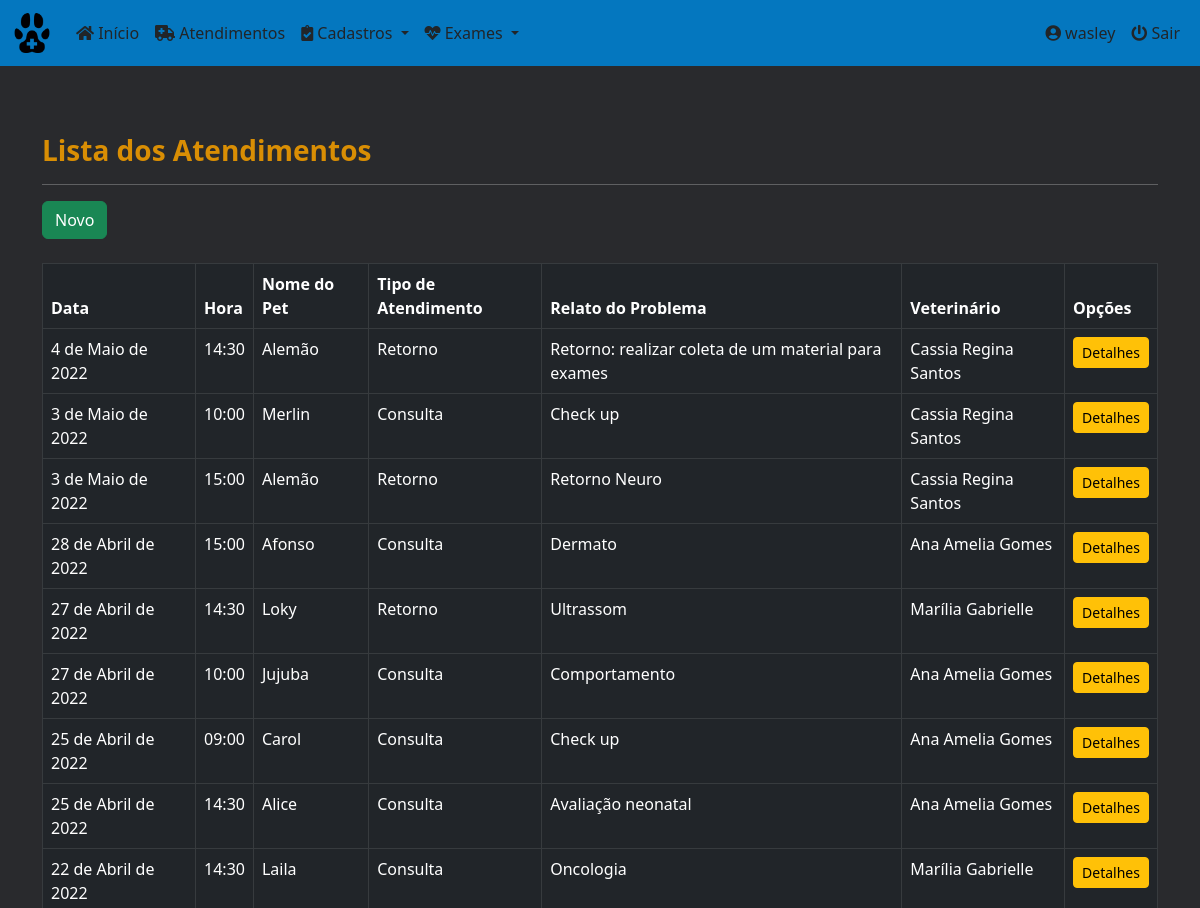
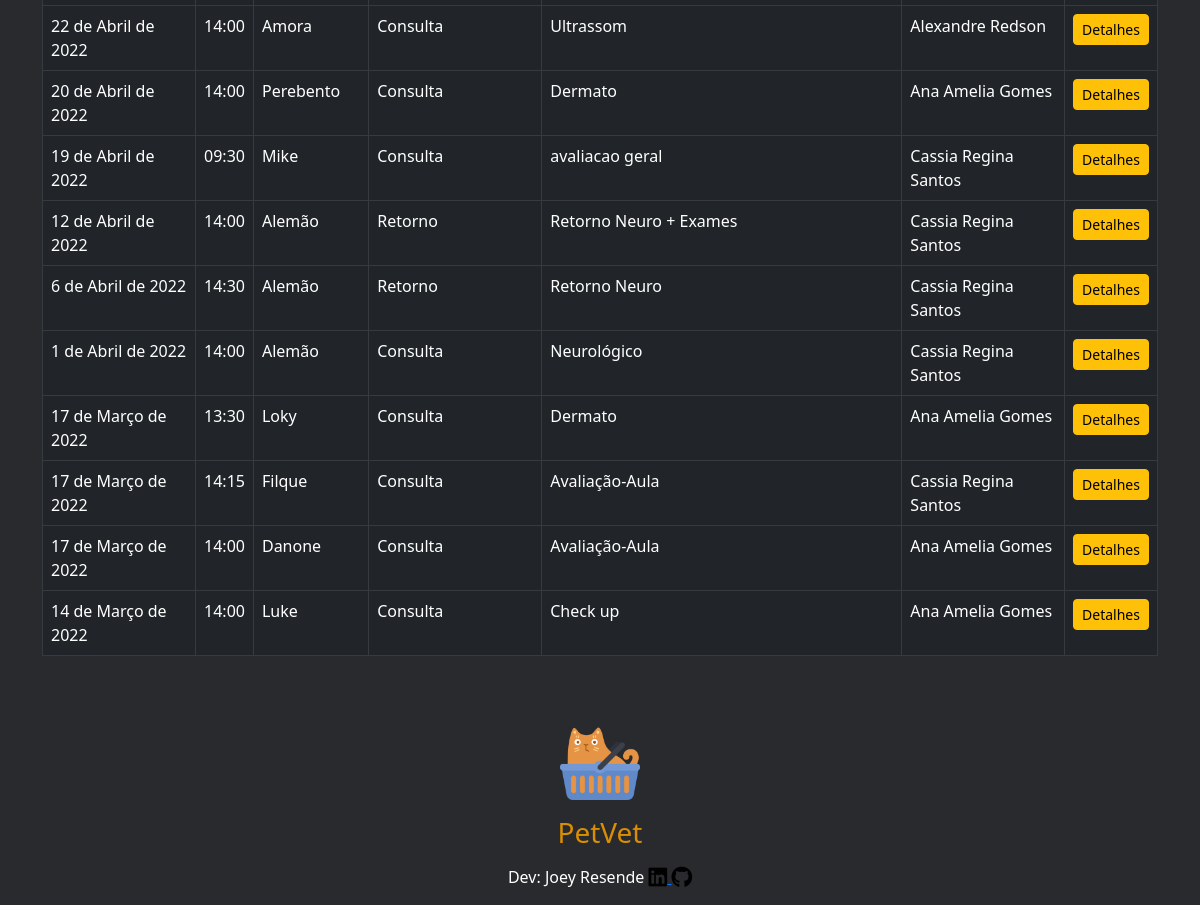
The app's page /petvet/medical_cares/ (signed in) with its own data (2 pictures, top to bottom).
### core/models.py (models this page shows, shortened)
class MedicalCare(models.Model):
    id = models.AutoField(primary_key=True)
    date = models.DateField(default=date.today, verbose_name='Data')
    time = models.TimeField(verbose_name='Hora')
    pet_name = models.ForeignKey(
        'Pets', on_delete=models.PROTECT, null=True, verbose_name='Nome do Pet')
    procedure = models.CharField(
        max_length=8, choices=procedures, verbose_name='Tipo de atendimento')
    vet_name = models.ForeignKey(
        'Vet', on_delete=models.PROTECT, null=True, verbose_name='Veterinario')
    sedative = models.CharField(
        max_length=8, choices=type_sedative, default='Não', verbose_name='Tipo de sedativo')
    report = models.TextField(
        max_length=1000, verbose_name='Relato do problema')
    class Meta:
        ordering = ['-date']

class Pets(models.Model):
    id = models.AutoField(primary_key=True)
    pet_name = models.CharField(
        max_length=30, verbose_name='Nome do Pet')
    species = models.CharField(
        max_length=20, verbose_name='Espécie')
    breed = models.CharField(
        max_length=30, verbose_name='Raça')
    gender = models.CharField(
        max_length=5, choices=sex_status, verbose_name='Gênero')
    date_of_birth = models.DateField(
        null=True, blank=True, verbose_name='Data de Nascimento')
    castrated = models.CharField(
        max_length=3, choices=castrated_status, default='N', verbose_name='Castrado?')
    weight = models.DecimalField(
        max_digits=6, decimal_places=3, verbose_name='Peso', default=0)
    tutor_name = models.ForeignKey(
        'Tutor', on_delete=models.PROTECT, null=True, verbose_name='Nome do Tutor')
    class Meta:
        ordering = ['-id']
    def __str__(self):
        return self.pet_name

class Vet(models.Model):
    vet_name = models.CharField(
        max_length=30, verbose_name='Nome')
    class Meta:
        ordering = ['vet_name']
    def __str__(self):
        return self.vet_name

### core/views.py (the view)
# urls.py: path('medical_cares/', MedicalCareList.as_view(), name='medical_cares'),
class MedicalCareList(LoginRequiredMixin, ListView):
    login_url = reverse_lazy('login')
    model = MedicalCare
    template_name = 'core/medical_care_list.html'

### core/templates/core/medical_care_list.html (shortened to what this page needs)
{% extends 'core/base_model.html' %}
{% load static %}
{% block content %}
<h3><strong>Lista dos Atendimentos</strong></h3>
<hr>
<a href="{% url 'medical_care_new' %}" class="btn btn-success btn">Novo</a><br><br>
<div class="table-responsive">
  <table class="table table-bordered table-hover table-dark" id="medical_care_table">
    <thead class="thead-dark bg-dark">
      <tr>
        <th>Data</th>
        <th>Hora</th>
        <th>Nome do Pet</th>
        <th>Tipo de Atendimento</th>
        <th>Relato do Problema</th>
        <th>Veterinário</th>
        <th>Opções</th>
      </tr>
    </thead>
    <tbody>
      {% for each in object_list %}
      <tr>
        <td>{{ each.date }}</td>
        <td>{{ each.time }}</td>
        <td>{{ each.pet_name }}</td>
        <td>{{ each.procedure }}</td>
        <td>{{ each.report }}</td>
        <td>{{ each.vet_name }}</td>
        <td>
          <a href="{% url 'medical_care_detail' each.pk %}" class="btn btn-warning btn-sm">Detalhes</a>
        </td>
      </tr>
      {% empty %}
      <tr>
        <td colspan="6">Nenhum atendimento cadastrado.</td>
      </tr>
      {% endfor %}
    </tbody>
  </table>
</div>
{% endblock %}

### core/templates/core/base_model.html (shortened to what this page needs)
{% load static %}
<!DOCTYPE html>
<html lang="pt-br" class="h-100">
<head>
  <link rel="stylesheet" href="{% static 'css/bootstrap.min.css/' %}" />
  <link rel="stylesheet" href="https://cdnjs.cloudflare.com/ajax/libs/font-awesome/5.11.2/css/all.css">
  <link rel="stylesheet" href="{% static 'css/styles.css/' %}" />
  <link rel="stylesheet" type="text/css" href="https://cdn.datatables.net/v/bs5/dt-1.11.5/datatables.min.css" />
</head>
<body class="d-flex flex-column h-100">
  <main class="flex-shrink-0  ">
    {% block menu %}
    <nav class="navbar navbar-expand-lg sticky-top">
      <div class="container-fluid">
        <a class="navbar-brand" href="{% url 'index' %}">
          <img src="{% static 'img/favicon.ico/' %}" height="40" alt="" />
        </a>
        <div class="collapse navbar-collapse" id="navbarsExample06">
          <ul class="navbar-nav me-auto mb-2 mb-xl-0">
            <li class="nav-item">
              <a class="nav-link text-dark" href="{% url 'index' %}">
                <i class="fa fa-home" aria-hidden="true"></i>
                Início
              </a>
            </li>
            <li class="nav-item">
              <a class="nav-link text-dark" href="{% url 'medical_cares' %}">
                <i class="fas fa-ambulance" aria-hidden="true"></i>
                Atendimentos
              </a>
            </li>
            <li class="nav-item dropdown">
              <a class="nav-link text-dark dropdown-toggle" href="#" data-bs-toggle="dropdown" aria-expanded="false">
                <i class="fas fa-clipboard-check" aria-hidden="true"></i>
                Cadastros
              </a>
            </li>
            <li class="nav-item dropdown">
              <a class="nav-link text-dark dropdown-toggle" href="#" data-bs-toggle="dropdown" aria-expanded="false">
                <i class="fas fa-heartbeat" aria-hidden="true"></i>
                Exames
              </a>
            </li>
          </ul>
          <div class="collapse navbar-collapse d-lg-flex justify-content-end">
            <ul class="navbar-nav bd-navbar-nav flex=row">
              {% if request.user.is_authenticated %}
              <li class="nav-item">
                  <a class="nav-link text-dark" href="{% url 'meus_dados' %}">
                    <i class="fas fa-user-circle" aria-hidden="true"></i>
                    <span id="username">{{ request.user }}</span>
                  </a>
              </li>
              <li class="nav-item">
                <a class="nav-link text-dark" href="{% url 'logout' %}">
                  <i class="fas fa-power-off" aria-hidden="true"></i>
                  Sair
                </a>
              </li>
              {% endif %}
            </ul>
          </div>
         </div>
      </div>
    </nav>
    {% endblock %}
    <div class="container py-5">
      {% block content %}
      {% endblock %}
    </div>
  </main>
{% block footer %}
<footer class="blog-footer">
  <p>
    <a href="#"><img src="{% static 'img/cat_yellow.png/' %}" width="80" height="80" alt=""></a>
    <h3>PetVet</h3>
  </p>
  <p>Dev: Joey Resende
    <a href="https://www.linkedin.com/in/givanildo-resende/" target="_blank">
      <i class="fab fa-linkedin fa-lg text-black" aria-hidden="true"></i>
    </a>
    <a href="https://github.com/Joey-Resende" target="_blank">
      <i class="fab fa-github fa-lg text-black" aria-hidden="true"></i>
    </a>
  </p>
</footer>
{% endblock %}
</body>
</html>

### static/css/styles.css (style rules this page uses)
:root { --preto: #000000; --branco-1: #ffffff; --branco-2: #E0E2DD; --azul-1: #0477BF; --azul-2: #0388A6; --azul-3: #003570; --amarelo-1: #F2CB05; --amarelo-2: #D98E04; --preto-bg: #292A2D; }
body { background-color: var(--preto-bg); color: var(--preto); padding-bottom: 20px; }
h3 { color: var(--amarelo-2); }
div { color: var(--branco-1); }
.navbar { background-color: var(--azul-1); color: var(--amarelo-2); margin-bottom: 20px; }
p { color: var(--branco-1); }
.blog-footer { margin-bottom: 0; padding: 0; text-align: center; }

### records on screen
MedicalCare: date "4 de Maio de 2022", time "14:30", pet_name "Alemão", procedure "Retorno", report "Retorno: realizar coleta de um material para exames", vet_name "Cassia Regina Santos"
MedicalCare: date "3 de Maio de 2022", time "10:00", pet_name "Merlin", procedure "Consulta", report "Check up", vet_name "Cassia Regina Santos"
MedicalCare: date "3 de Maio de 2022", time "15:00", pet_name "Alemão", procedure "Retorno", report "Retorno Neuro", vet_name "Cassia Regina Santos"
MedicalCare: date "28 de Abril de 2022", time "15:00", pet_name "Afonso", procedure "Consulta", report "Dermato", vet_name "Ana Amelia Gomes"
MedicalCare: date "27 de Abril de 2022", time "14:30", pet_name "Loky", procedure "Retorno", report "Ultrassom", vet_name "Marília Gabrielle"
MedicalCare: date "27 de Abril de 2022", time "10:00", pet_name "Jujuba", procedure "Consulta", report "Comportamento", vet_name "Ana Amelia Gomes"
MedicalCare: date "25 de Abril de 2022", time "09:00", pet_name "Carol", procedure "Consulta", report "Check up", vet_name "Ana Amelia Gomes"
MedicalCare: date "25 de Abril de 2022", time "14:30", pet_name "Alice", procedure "Consulta", report "Avaliação neonatal", vet_name "Ana Amelia Gomes"
MedicalCare: date "22 de Abril de 2022", time "14:30", pet_name "Laila", procedure "Consulta", report "Oncologia", vet_name "Marília Gabrielle"
MedicalCare: date "22 de Abril de 2022", time "14:00", pet_name "Amora", procedure "Consulta", report "Ultrassom", vet_name "Alexandre Redson"
MedicalCare: date "20 de Abril de 2022", time "14:00", pet_name "Perebento", procedure "Consulta", report "Dermato", vet_name "Ana Amelia Gomes"
MedicalCare: date "19 de Abril de 2022", time "09:30", pet_name "Mike", procedure "Consulta", report "avaliacao geral", vet_name "Cassia Regina Santos"
MedicalCare: date "12 de Abril de 2022", time "14:00", pet_name "Alemão", procedure "Retorno", report "Retorno Neuro + Exames", vet_name "Cassia Regina Santos"
MedicalCare: date "6 de Abril de 2022", time "14:30", pet_name "Alemão", procedure "Retorno", report "Retorno Neuro", vet_name "Cassia Regina Santos"
MedicalCare: date "1 de Abril de 2022", time "14:00", pet_name "Alemão", procedure "Consulta", report "Neurológico", vet_name "Cassia Regina Santos"
MedicalCare: date "17 de Março de 2022", time "13:30", pet_name "Loky", procedure "Consulta", report "Dermato", vet_name "Ana Amelia Gomes"
MedicalCare: date "17 de Março de 2022", time "14:15", pet_name "Filque", procedure "Consulta", report "Avaliação-Aula", vet_name "Cassia Regina Santos"
MedicalCare: date "17 de Março de 2022", time "14:00", pet_name "Danone", procedure "Consulta", report "Avaliação-Aula", vet_name "Ana Amelia Gomes"
MedicalCare: date "14 de Março de 2022", time "14:00", pet_name "Luke", procedure "Consulta", report "Check up", vet_name "Ana Amelia Gomes"

### other values on screen
{{ request.user }} "wasley"
